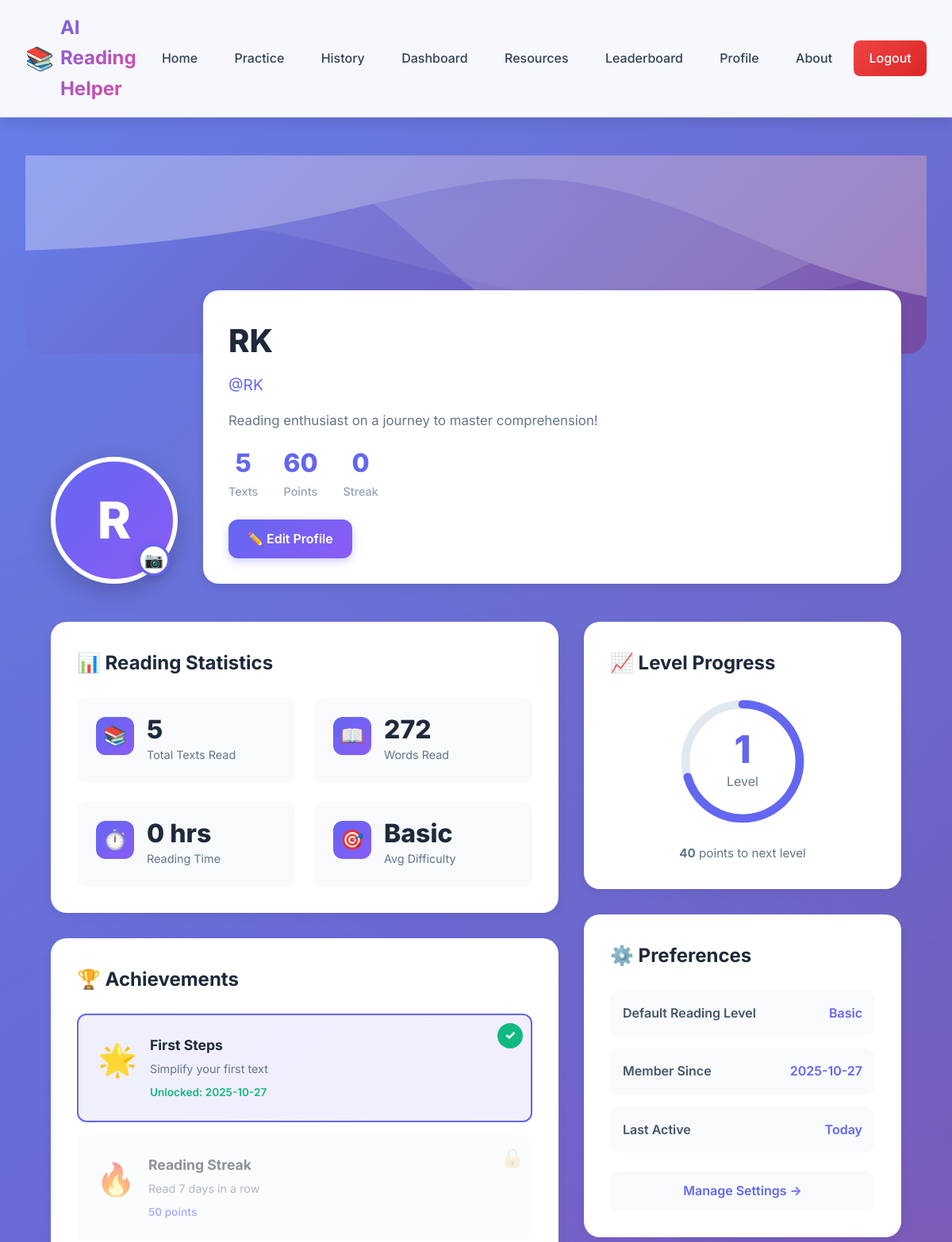
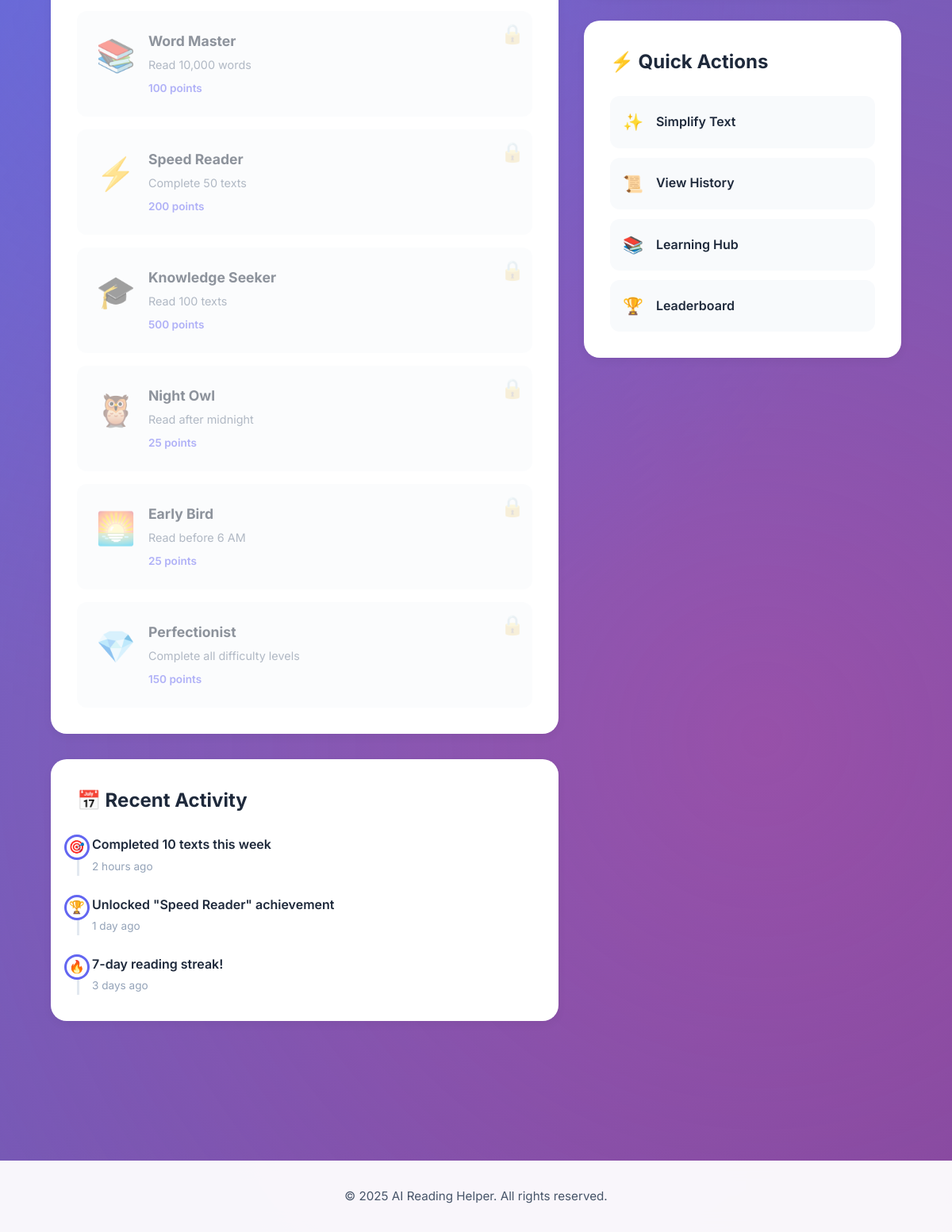
Screenshot of /profile (signed in) with the database file from the repository (2 pictures, top to bottom).
### tables this page shows
CREATE TABLE users (
            id INTEGER PRIMARY KEY AUTOINCREMENT,
            username TEXT UNIQUE NOT NULL,
            email TEXT UNIQUE NOT NULL,
            password TEXT NOT NULL,
            full_name TEXT,
            created_at TIMESTAMP DEFAULT CURRENT_TIMESTAMP,
            last_login TIMESTAMP,
            avatar TEXT DEFAULT 'default.png',
            bio TEXT,
            reading_level TEXT DEFAULT 'basic',
            total_texts_simplified INTEGER DEFAULT 0,
            total_reading_time INTEGER DEFAULT 0,
            streak_days INTEGER DEFAULT 0,
            points INTEGER DEFAULT 0,
            badges TEXT DEFAULT '[]'
        );

CREATE TABLE user_achievements (
            id INTEGER PRIMARY KEY AUTOINCREMENT,
            user_id INTEGER,
            achievement_id INTEGER,
            unlocked_at TIMESTAMP DEFAULT CURRENT_TIMESTAMP,
            FOREIGN KEY (user_id) REFERENCES users(id),
            FOREIGN KEY (achievement_id) REFERENCES achievements(id)
        );

CREATE TABLE achievements (
            id INTEGER PRIMARY KEY AUTOINCREMENT,
            name TEXT NOT NULL,
            description TEXT,
            icon TEXT,
            requirement TEXT,
            points INTEGER DEFAULT 0
        );

### app.py (the view)
@app.route('/profile')
@login_required
def profile():
    user = get_user_by_id(session['user_id'])
    total_history = get_user_history(session['user_id'], limit=1000)
    total_words = sum(item.get('words_count', 0) for item in total_history)
    avg_difficulty = calculate_avg_difficulty(total_history)
    achievements = get_user_achievements(session['user_id'])
    return render_template('profile.html',
                         user=user,
                         total_words=total_words,
                         avg_difficulty=avg_difficulty,
                         achievements=achievements)

### app.py (called while the page is built)
def login_required(f):
    @wraps(f)
    def decorated_function(*args, **kwargs):
        if 'user_id' not in session:
            flash('Please log in to access this page.', 'warning')
            return redirect(url_for('login'))
        return f(*args, **kwargs)
    return decorated_function

@app.context_processor
def inject_user():
    user = None
    if 'user_id' in session:
        user = get_user_by_id(session['user_id'])
    return dict(current_user=user)

def get_user_achievements(user_id):
    conn = get_db()
    cursor = conn.cursor()
    cursor.execute('''
        SELECT a.*, ua.unlocked_at
        FROM achievements a
        LEFT JOIN user_achievements ua ON a.id = ua.achievement_id AND ua.user_id = ?
    ''', (user_id,))
    achievements = cursor.fetchall()
    conn.close()
    return [dict(a) for a in achievements]

def calculate_avg_difficulty(history):
    if not history:
        return "N/A"
    levels = [item.get('reading_level', 'basic') for item in history]
    level_map = {'basic': 1, 'intermediate': 2, 'advanced': 3}
    avg = sum(level_map.get(l, 1) for l in levels) / len(levels)
    if avg < 1.5:
        return "Basic"
    elif avg < 2.5:
        return "Intermediate"
    else:
        return "Advanced"

### database.py (called while the page is built)
def get_db():
    conn = sqlite3.connect(DATABASE)
    conn.row_factory = sqlite3.Row
    return conn

def get_user_by_id(user_id):
    conn = get_db()
    cursor = conn.cursor()
    cursor.execute('SELECT * FROM users WHERE id = ?', (user_id,))
    user = cursor.fetchone()
    conn.close()
    return dict(user) if user else None

def get_user_history(user_id, limit=10):
    conn = get_db()
    cursor = conn.cursor()
    cursor.execute('''
        SELECT * FROM reading_history
        WHERE user_id = ?
        ORDER BY created_at DESC
        LIMIT ?
    ''', (user_id, limit))
    history = cursor.fetchall()
    conn.close()
    return [dict(row) for row in history]

### templates/profile.html (shortened to what this page needs)
{% extends "base.html" %}
{% block content %}
<div class="profile-container">
  <div class="profile-header">
    <div class="profile-cover"></div>
    <div class="profile-info">
      <div class="avatar-section">
        <div class="avatar">
          {{ current_user.full_name[0].upper() }}
        </div>
        <button class="edit-avatar-btn">📷</button>
      </div>
      <div class="user-details">
        <h1 class="user-name">{{ current_user.full_name }}</h1>
        <p class="user-username">@{{ current_user.username }}</p>
        <p class="user-bio">{{ current_user.bio or "Reading enthusiast on a journey to master comprehension!" }}</p>
        <div class="user-stats-inline">
          <div class="stat-inline">
            <span class="stat-value">{{ current_user.total_texts_simplified }}</span>
            <span class="stat-label">Texts</span>
          </div>
          <div class="stat-inline">
            <span class="stat-value">{{ current_user.points }}</span>
            <span class="stat-label">Points</span>
          </div>
          <div class="stat-inline">
            <span class="stat-value">{{ current_user.streak_days }}</span>
            <span class="stat-label">Streak</span>
          </div>
        </div>
        <a href="{{ url_for('edit_profile') }}" class="edit-profile-btn">✏️ Edit Profile</a>
      </div>
    </div>
  </div>
  <div class="profile-grid">
    <div class="profile-main">
      <div class="card stats-card">
        <h3 class="card-title">📊 Reading Statistics</h3>
        <div class="stats-grid-profile">
          <div class="stat-item-profile">
            <div class="stat-icon-profile">📚</div>
            <div class="stat-content-profile">
              <div class="stat-number">{{ current_user.total_texts_simplified }}</div>
              <div class="stat-description">Total Texts Read</div>
            </div>
          </div>
          <div class="stat-item-profile">
            <div class="stat-icon-profile">📖</div>
            <div class="stat-content-profile">
              <div class="stat-number">{{ total_words }}</div>
              <div class="stat-description">Words Read</div>
            </div>
          </div>
          <div class="stat-item-profile">
            <div class="stat-icon-profile">⏱️</div>
            <div class="stat-content-profile">
              <div class="stat-number">{{ (current_user.total_reading_time / 60)|round|int }} hrs</div>
              <div class="stat-description">Reading Time</div>
            </div>
          </div>
          <div class="stat-item-profile">
            <div class="stat-icon-profile">🎯</div>
            <div class="stat-content-profile">
              <div class="stat-number">{{ avg_difficulty }}</div>
              <div class="stat-description">Avg Difficulty</div>
            </div>
          </div>
        </div>
      </div>
      <div class="card achievements-card">
        <h3 class="card-title">🏆 Achievements</h3>
        <div class="achievements-grid">
          {% for achievement in achievements %}
          <div class="achievement-item {% if achievement.unlocked_at %}unlocked{% else %}locked{% endif %}">
            <div class="achievement-icon">{{ achievement.icon }}</div>
            <div class="achievement-content">
              <div class="achievement-name">{{ achievement.name }}</div>
              <div class="achievement-desc">{{ achievement.description }}</div>
              {% if achievement.unlocked_at %}
              <div class="achievement-date">Unlocked: {{ achievement.unlocked_at[:10] }}</div>
              {% else %}
              <div class="achievement-points">{{ achievement.points }} points</div>
              {% endif %}
            </div>
            {% if achievement.unlocked_at %}
            <div class="unlock-badge">✓</div>
            {% else %}
            <div class="lock-icon">🔒</div>
            {% endif %}
          </div>
          {% endfor %}
        </div>
      </div>
      <div class="card timeline-card">
        <h3 class="card-title">📅 Recent Activity</h3>
        <div class="timeline">
          <div class="timeline-item">
            <div class="timeline-marker">🎯</div>
            <div class="timeline-content">
              <div class="timeline-title">Completed 10 texts this week</div>
              <div class="timeline-time">2 hours ago</div>
            </div>
          </div>
          <div class="timeline-item">
            <div class="timeline-marker">🏆</div>
            <div class="timeline-content">
              <div class="timeline-title">Unlocked "Speed Reader" achievement</div>
              <div class="timeline-time">1 day ago</div>
            </div>
          </div>
          <div class="timeline-item">
            <div class="timeline-marker">🔥</div>
            <div class="timeline-content">
              <div class="timeline-title">7-day reading streak!</div>
              <div class="timeline-time">3 days ago</div>
            </div>
          </div>
        </div>
      </div>
    </div>
    <div class="profile-sidebar">
      <div class="card level-card">
        <h3 class="card-title">📈 Level Progress</h3>
        <div class="level-progress">
          <div class="level-circle">
            <svg viewBox="0 0 120 120">
              <circle cx="60" cy="60" r="54" fill="none" stroke="#e2e8f0" stroke-width="8"/>
              <circle cx="60" cy="60" r="54" fill="none" stroke="#6366f1" stroke-width="8"
                      stroke-dasharray="339" stroke-dashoffset="100" stroke-linecap="round"
                      transform="rotate(-90 60 60)"/>
            </svg>
            <div class="level-text">
              <div class="level-number">{{ (current_user.points / 100)|round|int }}</div>
              <div class="level-label">Level</div>
            </div>
          </div>
          <p class="level-description">
            <strong>{{ 100 - (current_user.points % 100) }}</strong> points to next level
          </p>
        </div>
      </div>
      <div class="card settings-card">
        <h3 class="card-title">⚙️ Preferences</h3>
        <div class="settings-list">
          <div class="setting-item">
            <div class="setting-label">Default Reading Level</div>
            <div class="setting-value">{{ current_user.reading_level|capitalize }}</div>
          </div>
          <div class="setting-item">
            <div class="setting-label">Member Since</div>
            <div class="setting-value">{{ current_user.created_at[:10] }}</div>
          </div>
          <div class="setting-item">
            <div class="setting-label">Last Active</div>
            <div class="setting-value">{{ current_user.last_login[:10] if current_user.last_login else 'Today' }}</div>
          </div>
        </div>
        <a href="{{ url_for('edit_profile') }}" class="settings-btn">Manage Settings →</a>
      </div>
      <div class="card actions-card">
        <h3 class="card-title">⚡ Quick Actions</h3>
        <div class="action-list">
          <a href="{{ url_for('practice') }}" class="action-item">
            <span class="action-icon">✨</span>
            <span>Simplify Text</span>
          </a>
          <a href="{{ url_for('history') }}" class="action-item">
            <span class="action-icon">📜</span>
            <span>View History</span>
          </a>
          <a href="{{ url_for('resources') }}" class="action-item">
            <span class="action-icon">📚</span>
            <span>Learning Hub</span>
          </a>
          <a href="{{ url_for('leaderboard') }}" class="action-item">
            <span class="action-icon">🏆</span>
            <span>Leaderboard</span>
          </a>
        </div>
      </div>
    </div>
  </div>
</div>
{% endblock %}

### static/css/style.css (style rules this page uses)
:root { --primary: #6366f1; --primary-dark: #4f46e5; --primary-light: #818cf8; --secondary: #ec4899; --success: #10b981; --danger: #ef4444; --warning: #f59e0b; --dark: #1e293b; --gray-50: #f8fafc; --gray-100: #f1f5f9; --gray-200: #e2e8f0; --gray-300: #cbd5e1; --gray-600: #475569; --gray-700: #334155; --gray-800: #1e293b; --shadow-sm: 0 1px 2px 0 rgba(0, 0, 0, 0.05); --shadow-md: 0 4px 6px -1px rgba(0, 0, 0, 0.1); --shadow-lg: 0 10px 15px -3px rgba(0, 0, 0, 0.1); --shadow-xl: 0 20px 25px -5px rgba(0, 0, 0, 0.1); --transition: all 0.3s cubic-bezier(0.4, 0, 0.2, 1); }
* { margin: 0; padding: 0; box-sizing: border-box; }
body { font-family: 'Inter', -apple-system, BlinkMacSystemFont, 'Segoe UI', sans-serif; background: linear-gradient(135deg, #667eea 0%, #764ba2 100%); min-height: 100vh; color: var(--dark); line-height: 1.6; position: relative; overflow-x: hidden; }
body::before { content: ''; position: fixed; top: 0; left: 0; width: 100%; height: 100%; background: radial-gradient(circle at 20% 50%, rgba(99, 102, 241, 0.3) 0%, transparent 50%), radial-gradient(circle at 80% 80%, rgba(236, 72, 153, 0.3) 0%, transparent 50%); pointer-events: none; z-index: -1; }
.card, .form-card, .form-box { background: white; border-radius: 20px; padding: 2.5rem; box-shadow: var(--shadow-xl); margin-bottom: 2rem; transition: var(--transition); border: 1px solid rgba(255, 255, 255, 0.3); }
* { transition: background-color 0.3s ease, color 0.3s ease, border-color 0.3s ease; }
button, a, input, textarea, select { transition: all 0.3s cubic-bezier(0.4, 0, 0.2, 1); }
.stat-value { font-size: 2rem; font-weight: 800; color: var(--dark); line-height: 1; margin-bottom: 0.25rem; }
.stat-label { font-size: 0.95rem; color: var(--gray-600); font-weight: 500; }
.card { background: white; border-radius: 20px; padding: 2rem; box-shadow: var(--shadow-md); transition: var(--transition); }
.card-title { font-size: 1.5rem; font-weight: 700; color: var(--dark); }
.action-icon { font-size: 1.3rem; }

### rows the page displays
users: full_name "R", full_name "RK", username "RK", total_texts_simplified "5", points "60", streak_days "0", (current_user.total_reading_time/60)|round|int "0", (current_user.points/100)|round|int "1", 100-(current_user.points%100) "40", reading_level "Basic", created_at "2025-10-27"
user_achievements: icon "🌟", name "First Steps", description "Simplify your first text", unlocked_at "2025-10-27"
achievements: icon "🔥", name "Reading Streak", description "Read 7 days in a row", points "50"
achievements: icon "📚", name "Word Master", description "Read 10,000 words", points "100"
achievements: icon "⚡", name "Speed Reader", description "Complete 50 texts", points "200"
achievements: icon "🎓", name "Knowledge Seeker", description "Read 100 texts", points "500"
achievements: icon "🦉", name "Night Owl", description "Read after midnight", points "25"
achievements: icon "🌅", name "Early Bird", description "Read before 6 AM", points "25"
achievements: icon "💎", name "Perfectionist", description "Complete all difficulty levels", points "150"

### other values shown
{{ total_words }} "272"
{{ avg_difficulty }} "Basic"
{{ current_user.last_login[:10] if current_user.last_login else 'Today' }} "Today"
